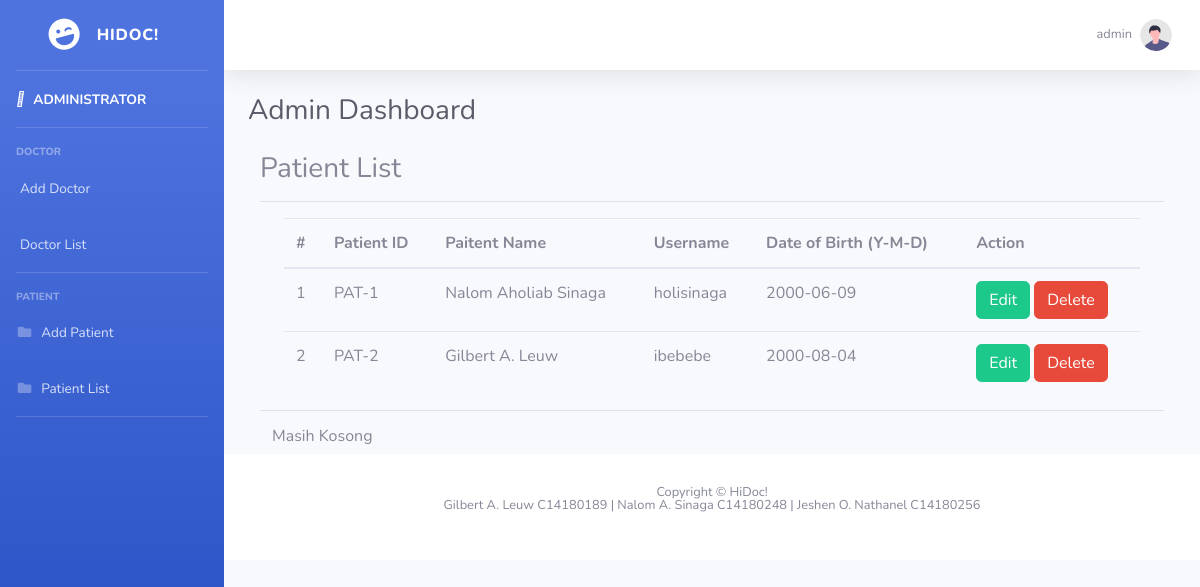
The page /admin/patientList.php (signed in) on the database its author committed.
### tables this page shows
CREATE TABLE `users` (
  `id` int(11) NOT NULL,
  `username` varchar(255) NOT NULL,
  `email` varchar(255) NOT NULL,
  `password` varchar(255) NOT NULL,
  `name` varchar(255) NOT NULL,
  `dob` date NOT NULL
);

### admin/patientList.php (the view, shortened to what this page needs)
<!DOCTYPE html>
<html lang="en">
<!DOCTYPE html>
<html lang="en">
<head>
    <link href="vendor/fontawesome-free/css/all.min.css" rel="stylesheet" type="text/css">
    <link href="../css/sb-admin-2.min.css" rel="stylesheet">
</head>
<body id="page-top">
    <div id="wrapper">
        <ul class="navbar-nav bg-gradient-primary sidebar sidebar-dark accordion" id="accordionSidebar">
            <a class="sidebar-brand d-flex align-items-center justify-content-center" href="admin.php">
                <div class="sidebar-brand-icon rotate-n-15">
                    <i class="fas fa-laugh-wink"></i>
                </div>
                <div class="sidebar-brand-text mx-3">HiDoc!</div>
            </a>
            <hr class="sidebar-divider my-0">
            <li class="nav-item active d-flex align-items-center justify-content-center">
                <a class="nav-link" href="#">
                    <i class="fa-user-circle"></i>
                    <span>ADMINISTRATOR</span> </a>
            </li>
            <hr class="sidebar-divider">
            <div class="sidebar-heading active">
                DOCTOR
            </div>
            <li class="nav-item">
                <a class="nav-link collapsed" href="addDoctor.php">
                    <span>Add Doctor</span>
                </a>
                <a class="nav-link active collapsed" href="#">
                    <span>Doctor List</span>
                </a>
            </li>
            <hr class="sidebar-divider">
            <div class="sidebar-heading">
                Patient
            </div>
            <li class="nav-item">
                <a class="nav-link collapsed" href="addPatient.php">
                    <i class="fas fa-fw fa-folder"></i>
                    <span>Add Patient</span>
                </a>
                <a class="nav-link collapsed" href="patientList.php">
                    <i class="fas fa-fw fa-folder"></i>
                    <span>Patient List</span>
                </a>
            </li>
            <hr class="sidebar-divider d-none d-md-block">
        </ul>
        <div id="content-wrapper" class="d-flex flex-column">
            <div id="content">
                <nav class="navbar navbar-expand navbar-light bg-white topbar mb-4 static-top shadow">
                    <ul class="navbar-nav ml-auto">
                        <li class="nav-item dropdown no-arrow">
                            <a class="nav-link dropdown-toggle" href="#" id="userDropdown" role="button" data-toggle="dropdown" aria-haspopup="true" aria-expanded="false">
                                <span class="mr-2 d-none d-lg-inline text-gray-600 small">
                                    <?php echo  $_SESSION["admin"]["username"] ?>
                                </span>
                                <img class="img-profile rounded-circle" src="../img/undraw_profile.svg">
                            </a>
                        </li>
                    </ul>
                </nav>
                <div class="container-fluid">
                    <div class="d-sm-flex align-items-center justify-content-between mb-4">
                        <h1 class="h3 mb-0 text-gray-800">Admin Dashboard</h1>
                    </div>
                    <div class="col">
                        <div class="panel panel-primary">
                            <div class="panel-heading">
                                <h3 class="panel-title">Patient List</h3>
                                <hr>
                            </div>
                            <div class="bootstrap-iso">
                                <div class="container-fluid">
                                    <table class="table">
                                        <?php
                                        $link = mysqli_connect("localhost", "root", "", "belajar");
                                        $result = mysqli_query($link, "SELECT * FROM users ORDER BY id ASC");
                                        ?>
                                        <thead>
                                            <tr>
                                                <th scope="col">#</th>
                                                <th scope="col">Patient ID</th>
                                                <th scope="col">Paitent Name</th>
                                                <th scope="col">Username</th>
                                                <th scope="col">Date of Birth (Y-M-D)</th>
                                                <th scope="col">Action</th>
                                            </tr>
                                        </thead>
                                        <tbody>
                                            <?php if (mysqli_num_rows($result) > 0) { ?>
                                                <?php
                                                $no = 1;
                                                while ($data = mysqli_fetch_array($result)) {
                                                ?>
                                                    <tr>
                                                        <td><?php echo $no ?></td>
                                                        <td>PAT-<?php echo $data["id"]; ?></td>
                                                        <td><?php echo $data["name"]; ?></td>
                                                        <td><?php echo $data["username"]; ?></td>
                                                        <td><?php echo $data["dob"]; ?></td>
                                                        <td>
                                                            <input type="submit" name="editPat" class="btn btn-success" value="Edit">
                                                            <input type="submit" name="delPat" class="btn btn-danger" value="Delete">
                                                        </td>
                                                    </tr>
                                                <?php $no++;
                                                } ?>
                                            <?php } ?>
                                        </tbody>
                                    </table>
                                </div>
                            </div>
                            <hr>
                            <div class="col">
                                <h6>Masih Kosong</h6>
                            </div>
                        </div>
                    </div>
                </div>
                <footer class="sticky-footer bg-white">
                    <div class="container my-auto">
                        <div class="copyright text-center my-auto">
                            <span>Copyright &copy; HiDoc!</span>
                            <p>Gilbert A. Leuw C14180189 | Nalom A. Sinaga C14180248 | Jeshen O. Nathanel C14180256</p>
                        </div>
                    </div>
                </footer>
            </div>
        </div>
</body>
</html>

### rows shown on the page
users: id "1", name "Nalom Aholiab Sinaga", username "holisinaga", dob "2000-06-09"
users: id "2", name "Gilbert A. Leuw", username "ibebebe", dob "2000-08-04"

### other values the page prints
$_SESSION["admin"]["username"] "admin"
